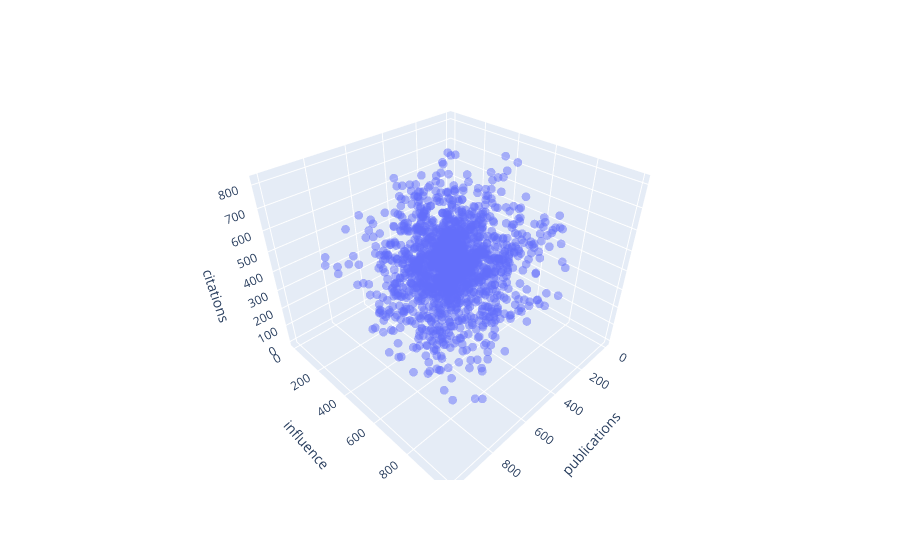

Notebook code cell kept with this figure:
### Code cell
fig = px.scatter_3d(university_raw_df, x='publications', y='influence', z='citations')
fig.update_traces(marker_size=3, marker_opacity=0.5)
fig.show()

### Figure 1 — Plotly figure (JSON) as saved in the notebook; plotly's stock layout.template omitted (floating-point values rounded to 4 significant figures; data arrays with more than 128 entries replaced by an {"elided": "..."} marker saying what was removed)
{"data": [{"hovertemplate": "publications=%{x}<br>influence=%{y}<br>citations=%{z}<extra></extra>", "legendgroup": "", "marker": {"color": "#636efa", "opacity": 0.5, "size": 3, "symbol": "circle"}, "mode": "markers", "name": "", "scene": "scene", "showlegend": false, "type": "scatter3d", "x": {"elided": "2200 int values"}, "y": {"elided": "2200 int values"}, "z": {"elided": "2200 int values"}}], "layout": {"legend": {"tracegroupgap": 0}, "margin": {"t": 60}, "scene": {"domain": {"x": [0, 1], "y": [0, 1]}, "xaxis": {"title": {"text": "publications"}}, "yaxis": {"title": {"text": "influence"}}, "zaxis": {"title": {"text": "citations"}}}}}
